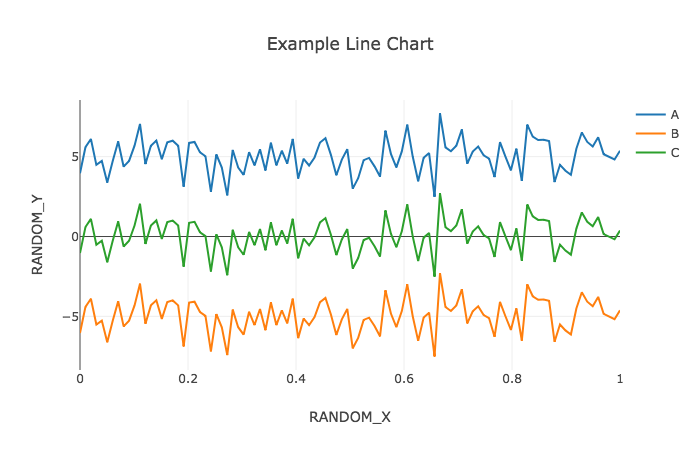

Write the Python code that produced this figure.
import numpy as np
import plotly.graph_objs as go 
import plotly.offline as pyo 

#data
np.random.seed(56)
#generate evenly spaced
X_VALUES = np.linspace(0, 1, 100)
Y_VALUES = np.random.randn(100)
#setup
line1 = go.Scatter(x = X_VALUES,
                   y = Y_VALUES + 5,
                   mode = 'line',
                   name = 'A' )
line2 = go.Scatter(x = X_VALUES,
                   y = Y_VALUES -5,
                   mode = 'line',
                   name = 'B' ) 
line3 = go.Scatter(x = X_VALUES,
                   y = Y_VALUES,
                   mode = 'line',
                   name = 'C' )                                         

data = [line1, line2, line3]
#layout
layout = go.Layout(title = 'Example Line Chart', 
                   xaxis = {'title': 'RANDOM_X'},
                   yaxis = {'title': 'RANDOM_Y'},
                   hovermode = 'closest')

figure = go.Figure(data = data, layout = layout)

pyo.plot(figure, filename = 'examples/linechart/linechart.html')
    
